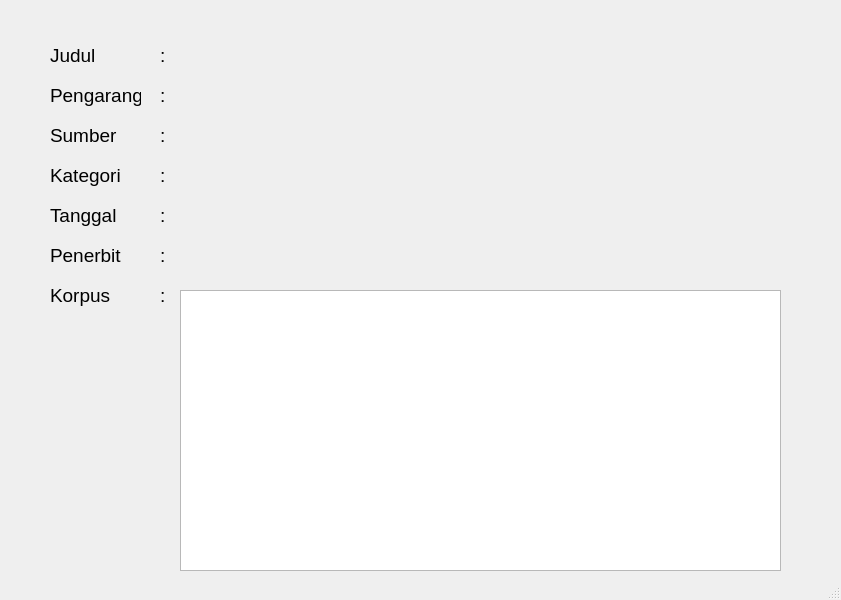
<?xml version="1.0" encoding="UTF-8"?>
<ui version="4.0">
 <class>MainWindow</class>
 <widget class="QMainWindow" name="MainWindow">
  <property name="geometry">
   <rect>
    <x>0</x>
    <y>0</y>
    <width>841</width>
    <height>600</height>
   </rect>
  </property>
  <property name="windowTitle">
   <string>MainWindow</string>
  </property>
  <widget class="QWidget" name="centralwidget">
   <widget class="QLabel" name="label">
    <property name="geometry">
     <rect>
      <x>50</x>
      <y>40</y>
      <width>91</width>
      <height>31</height>
     </rect>
    </property>
    <property name="text">
     <string>&lt;html&gt;&lt;head/&gt;&lt;body&gt;&lt;p&gt;&lt;span style=&quot; font-size:14pt;&quot;&gt;Judul&lt;/span&gt;&lt;/p&gt;&lt;/body&gt;&lt;/html&gt;</string>
    </property>
   </widget>
   <widget class="QLabel" name="label_2">
    <property name="geometry">
     <rect>
      <x>50</x>
      <y>80</y>
      <width>91</width>
      <height>31</height>
     </rect>
    </property>
    <property name="text">
     <string>&lt;html&gt;&lt;head/&gt;&lt;body&gt;&lt;p&gt;&lt;span style=&quot; font-size:14pt;&quot;&gt;Pengarang&lt;/span&gt;&lt;/p&gt;&lt;/body&gt;&lt;/html&gt;</string>
    </property>
   </widget>
   <widget class="QLabel" name="label_3">
    <property name="geometry">
     <rect>
      <x>50</x>
      <y>120</y>
      <width>91</width>
      <height>31</height>
     </rect>
    </property>
    <property name="text">
     <string>&lt;html&gt;&lt;head/&gt;&lt;body&gt;&lt;p&gt;&lt;span style=&quot; font-size:14pt;&quot;&gt;Sumber&lt;/span&gt;&lt;/p&gt;&lt;/body&gt;&lt;/html&gt;</string>
    </property>
   </widget>
   <widget class="QLabel" name="label_4">
    <property name="geometry">
     <rect>
      <x>50</x>
      <y>160</y>
      <width>91</width>
      <height>31</height>
     </rect>
    </property>
    <property name="text">
     <string>&lt;html&gt;&lt;head/&gt;&lt;body&gt;&lt;p&gt;&lt;span style=&quot; font-size:14pt;&quot;&gt;Kategori&lt;/span&gt;&lt;/p&gt;&lt;/body&gt;&lt;/html&gt;</string>
    </property>
   </widget>
   <widget class="QLabel" name="label_5">
    <property name="geometry">
     <rect>
      <x>50</x>
      <y>200</y>
      <width>91</width>
      <height>31</height>
     </rect>
    </property>
    <property name="text">
     <string>&lt;html&gt;&lt;head/&gt;&lt;body&gt;&lt;p&gt;&lt;span style=&quot; font-size:14pt;&quot;&gt;Tanggal&lt;/span&gt;&lt;/p&gt;&lt;/body&gt;&lt;/html&gt;</string>
    </property>
   </widget>
   <widget class="QLabel" name="label_6">
    <property name="geometry">
     <rect>
      <x>50</x>
      <y>240</y>
      <width>91</width>
      <height>31</height>
     </rect>
    </property>
    <property name="text">
     <string>&lt;html&gt;&lt;head/&gt;&lt;body&gt;&lt;p&gt;&lt;span style=&quot; font-size:14pt;&quot;&gt;Penerbit&lt;/span&gt;&lt;/p&gt;&lt;/body&gt;&lt;/html&gt;</string>
    </property>
   </widget>
   <widget class="QLabel" name="label_7">
    <property name="geometry">
     <rect>
      <x>160</x>
      <y>40</y>
      <width>16</width>
      <height>31</height>
     </rect>
    </property>
    <property name="text">
     <string>&lt;html&gt;&lt;head/&gt;&lt;body&gt;&lt;p&gt;&lt;span style=&quot; font-size:14pt;&quot;&gt;:&lt;/span&gt;&lt;/p&gt;&lt;/body&gt;&lt;/html&gt;</string>
    </property>
   </widget>
   <widget class="QLabel" name="label_8">
    <property name="geometry">
     <rect>
      <x>160</x>
      <y>80</y>
      <width>16</width>
      <height>31</height>
     </rect>
    </property>
    <property name="text">
     <string>&lt;html&gt;&lt;head/&gt;&lt;body&gt;&lt;p&gt;&lt;span style=&quot; font-size:14pt;&quot;&gt;:&lt;/span&gt;&lt;/p&gt;&lt;/body&gt;&lt;/html&gt;</string>
    </property>
   </widget>
   <widget class="QLabel" name="label_9">
    <property name="geometry">
     <rect>
      <x>160</x>
      <y>120</y>
      <width>16</width>
      <height>31</height>
     </rect>
    </property>
    <property name="text">
     <string>&lt;html&gt;&lt;head/&gt;&lt;body&gt;&lt;p&gt;&lt;span style=&quot; font-size:14pt;&quot;&gt;:&lt;/span&gt;&lt;/p&gt;&lt;/body&gt;&lt;/html&gt;</string>
    </property>
   </widget>
   <widget class="QLabel" name="label_10">
    <property name="geometry">
     <rect>
      <x>160</x>
      <y>160</y>
      <width>16</width>
      <height>31</height>
     </rect>
    </property>
    <property name="text">
     <string>&lt;html&gt;&lt;head/&gt;&lt;body&gt;&lt;p&gt;&lt;span style=&quot; font-size:14pt;&quot;&gt;:&lt;/span&gt;&lt;/p&gt;&lt;/body&gt;&lt;/html&gt;</string>
    </property>
   </widget>
   <widget class="QLabel" name="label_11">
    <property name="geometry">
     <rect>
      <x>160</x>
      <y>200</y>
      <width>16</width>
      <height>31</height>
     </rect>
    </property>
    <property name="text">
     <string>&lt;html&gt;&lt;head/&gt;&lt;body&gt;&lt;p&gt;&lt;span style=&quot; font-size:14pt;&quot;&gt;:&lt;/span&gt;&lt;/p&gt;&lt;/body&gt;&lt;/html&gt;</string>
    </property>
   </widget>
   <widget class="QLabel" name="label_12">
    <property name="geometry">
     <rect>
      <x>160</x>
      <y>240</y>
      <width>16</width>
      <height>31</height>
     </rect>
    </property>
    <property name="text">
     <string>&lt;html&gt;&lt;head/&gt;&lt;body&gt;&lt;p&gt;&lt;span style=&quot; font-size:14pt;&quot;&gt;:&lt;/span&gt;&lt;/p&gt;&lt;/body&gt;&lt;/html&gt;</string>
    </property>
   </widget>
   <widget class="QLabel" name="isi_judul">
    <property name="geometry">
     <rect>
      <x>180</x>
      <y>40</y>
      <width>601</width>
      <height>31</height>
     </rect>
    </property>
    <property name="text">
     <string>&lt;html&gt;&lt;head/&gt;&lt;body&gt;&lt;p&gt;&lt;br/&gt;&lt;/p&gt;&lt;/body&gt;&lt;/html&gt;</string>
    </property>
   </widget>
   <widget class="QLabel" name="isi_pengarang">
    <property name="geometry">
     <rect>
      <x>180</x>
      <y>80</y>
      <width>601</width>
      <height>31</height>
     </rect>
    </property>
    <property name="text">
     <string>&lt;html&gt;&lt;head/&gt;&lt;body&gt;&lt;p&gt;&lt;br/&gt;&lt;/p&gt;&lt;/body&gt;&lt;/html&gt;</string>
    </property>
   </widget>
   <widget class="QLabel" name="isi_sumber">
    <property name="geometry">
     <rect>
      <x>180</x>
      <y>120</y>
      <width>601</width>
      <height>31</height>
     </rect>
    </property>
    <property name="text">
     <string>&lt;html&gt;&lt;head/&gt;&lt;body&gt;&lt;p&gt;&lt;br/&gt;&lt;/p&gt;&lt;/body&gt;&lt;/html&gt;</string>
    </property>
   </widget>
   <widget class="QLabel" name="isi_kategori">
    <property name="geometry">
     <rect>
      <x>180</x>
      <y>160</y>
      <width>601</width>
      <height>31</height>
     </rect>
    </property>
    <property name="text">
     <string>&lt;html&gt;&lt;head/&gt;&lt;body&gt;&lt;p&gt;&lt;br/&gt;&lt;/p&gt;&lt;/body&gt;&lt;/html&gt;</string>
    </property>
   </widget>
   <widget class="QLabel" name="isi_tanggal">
    <property name="geometry">
     <rect>
      <x>180</x>
      <y>200</y>
      <width>601</width>
      <height>31</height>
     </rect>
    </property>
    <property name="text">
     <string>&lt;html&gt;&lt;head/&gt;&lt;body&gt;&lt;p&gt;&lt;br/&gt;&lt;/p&gt;&lt;/body&gt;&lt;/html&gt;</string>
    </property>
   </widget>
   <widget class="QLabel" name="isi_penerbit">
    <property name="geometry">
     <rect>
      <x>180</x>
      <y>240</y>
      <width>601</width>
      <height>31</height>
     </rect>
    </property>
    <property name="text">
     <string>&lt;html&gt;&lt;head/&gt;&lt;body&gt;&lt;p&gt;&lt;br/&gt;&lt;/p&gt;&lt;/body&gt;&lt;/html&gt;</string>
    </property>
   </widget>
   <widget class="QLabel" name="label_13">
    <property name="geometry">
     <rect>
      <x>50</x>
      <y>280</y>
      <width>91</width>
      <height>31</height>
     </rect>
    </property>
    <property name="text">
     <string>&lt;html&gt;&lt;head/&gt;&lt;body&gt;&lt;p&gt;&lt;span style=&quot; font-size:14pt;&quot;&gt;Korpus&lt;/span&gt;&lt;/p&gt;&lt;/body&gt;&lt;/html&gt;</string>
    </property>
   </widget>
   <widget class="QLabel" name="label_14">
    <property name="geometry">
     <rect>
      <x>160</x>
      <y>280</y>
      <width>16</width>
      <height>31</height>
     </rect>
    </property>
    <property name="text">
     <string>&lt;html&gt;&lt;head/&gt;&lt;body&gt;&lt;p&gt;&lt;span style=&quot; font-size:14pt;&quot;&gt;:&lt;/span&gt;&lt;/p&gt;&lt;/body&gt;&lt;/html&gt;</string>
    </property>
   </widget>
   <widget class="QTextBrowser" name="isi_korpus">
    <property name="geometry">
     <rect>
      <x>180</x>
      <y>290</y>
      <width>601</width>
      <height>281</height>
     </rect>
    </property>
   </widget>
  </widget>
  <widget class="QStatusBar" name="statusbar"/>
 </widget>
 <resources/>
 <connections/>
</ui>
